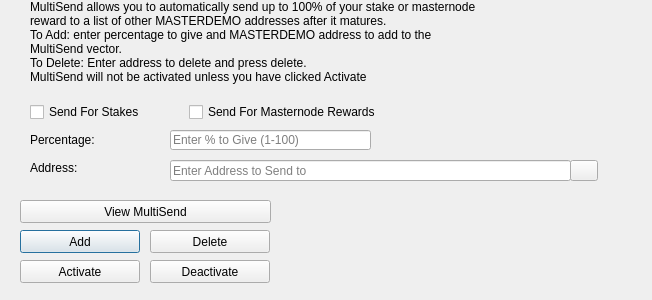
<?xml version="1.0" encoding="UTF-8"?>
<ui version="4.0">
 <class>MultiSendDialog</class>
 <widget class="QDialog" name="MultiSendDialog">
  <property name="windowModality">
   <enum>Qt::NonModal</enum>
  </property>
  <property name="geometry">
   <rect>
    <x>0</x>
    <y>0</y>
    <width>652</width>
    <height>300</height>
   </rect>
  </property>
  <property name="windowTitle">
   <string>MultiSend</string>
  </property>
  <widget class="QLineEdit" name="multiSendPercentEdit">
   <property name="geometry">
    <rect>
     <x>170</x>
     <y>130</y>
     <width>201</width>
     <height>20</height>
    </rect>
   </property>
   <property name="toolTip">
    <string>Enter whole numbers 1 - 100</string>
   </property>
   <property name="placeholderText">
    <string>Enter % to Give (1-100)</string>
   </property>
  </widget>
  <widget class="QLineEdit" name="multiSendAddressEdit">
   <property name="geometry">
    <rect>
     <x>170</x>
     <y>160</y>
     <width>401</width>
     <height>21</height>
    </rect>
   </property>
   <property name="toolTip">
    <string/>
   </property>
   <property name="placeholderText">
    <string>Enter Address to Send to</string>
   </property>
  </widget>
  <widget class="QLabel" name="label_2">
   <property name="geometry">
    <rect>
     <x>30</x>
     <y>0</y>
     <width>451</width>
     <height>121</height>
    </rect>
   </property>
   <property name="lineWidth">
    <number>1</number>
   </property>
   <property name="text">
    <string>MultiSend allows you to automatically send up to 100% of your stake or masternode reward to a list of other MASTERDEMO addresses after it matures.
To Add: enter percentage to give and MASTERDEMO address to add to the MultiSend vector.
To Delete: Enter address to delete and press delete.
MultiSend will not be activated unless you have clicked Activate</string>
   </property>
   <property name="alignment">
    <set>Qt::AlignLeading|Qt::AlignLeft|Qt::AlignTop</set>
   </property>
   <property name="wordWrap">
    <bool>true</bool>
   </property>
  </widget>
  <widget class="QLabel" name="message">
   <property name="geometry">
    <rect>
     <x>290</x>
     <y>200</y>
     <width>351</width>
     <height>91</height>
    </rect>
   </property>
   <property name="text">
    <string/>
   </property>
  </widget>
  <widget class="QPushButton" name="addButton">
   <property name="geometry">
    <rect>
     <x>20</x>
     <y>230</y>
     <width>120</width>
     <height>23</height>
    </rect>
   </property>
   <property name="toolTip">
    <string/>
   </property>
   <property name="statusTip">
    <string>Add to MultiSend Vector</string>
   </property>
   <property name="text">
    <string>Add</string>
   </property>
  </widget>
  <widget class="QPushButton" name="disableButton">
   <property name="geometry">
    <rect>
     <x>150</x>
     <y>260</y>
     <width>120</width>
     <height>23</height>
    </rect>
   </property>
   <property name="statusTip">
    <string>Deactivate MultiSend</string>
   </property>
   <property name="text">
    <string>Deactivate</string>
   </property>
  </widget>
  <widget class="QPushButton" name="addressBookButton">
   <property name="geometry">
    <rect>
     <x>570</x>
     <y>160</y>
     <width>28</width>
     <height>21</height>
    </rect>
   </property>
   <property name="toolTip">
    <string>Choose an address from the address book</string>
   </property>
   <property name="text">
    <string/>
   </property>
   <property name="icon">
    <iconset resource="../masterdemo.qrc">
     <normaloff>:/icons/address-book</normaloff>:/icons/address-book</iconset>
   </property>
   <property name="shortcut">
    <string>Alt+A</string>
   </property>
   <property name="autoDefault">
    <bool>false</bool>
   </property>
  </widget>
  <widget class="QLabel" name="label">
   <property name="geometry">
    <rect>
     <x>30</x>
     <y>130</y>
     <width>121</width>
     <height>20</height>
    </rect>
   </property>
   <property name="toolTip">
    <string>Percentage of stake to send</string>
   </property>
   <property name="text">
    <string>Percentage:</string>
   </property>
  </widget>
  <widget class="QLabel" name="label_5">
   <property name="geometry">
    <rect>
     <x>30</x>
     <y>160</y>
     <width>111</width>
     <height>16</height>
    </rect>
   </property>
   <property name="toolTip">
    <string>Address to send portion of stake to</string>
   </property>
   <property name="text">
    <string>Address:</string>
   </property>
  </widget>
  <widget class="QPushButton" name="deleteButton">
   <property name="geometry">
    <rect>
     <x>150</x>
     <y>230</y>
     <width>120</width>
     <height>23</height>
    </rect>
   </property>
   <property name="toolTip">
    <string/>
   </property>
   <property name="statusTip">
    <string>Delete Address From MultiSend Vector</string>
   </property>
   <property name="text">
    <string>Delete</string>
   </property>
  </widget>
  <widget class="QPushButton" name="activateButton">
   <property name="geometry">
    <rect>
     <x>20</x>
     <y>260</y>
     <width>120</width>
     <height>23</height>
    </rect>
   </property>
   <property name="statusTip">
    <string>Activate MultiSend</string>
   </property>
   <property name="text">
    <string>Activate</string>
   </property>
  </widget>
  <widget class="QPushButton" name="viewButton">
   <property name="geometry">
    <rect>
     <x>20</x>
     <y>200</y>
     <width>251</width>
     <height>23</height>
    </rect>
   </property>
   <property name="toolTip">
    <string/>
   </property>
   <property name="statusTip">
    <string>View MultiSend Vector</string>
   </property>
   <property name="text">
    <string>View MultiSend</string>
   </property>
  </widget>
  <widget class="QWidget" name="horizontalLayoutWidget">
   <property name="geometry">
    <rect>
     <x>30</x>
     <y>100</y>
     <width>351</width>
     <height>24</height>
    </rect>
   </property>
   <layout class="QHBoxLayout" name="horizontalLayout">
    <item>
     <widget class="QCheckBox" name="multiSendStakeCheckBox">
      <property name="text">
       <string>Send For Stakes</string>
      </property>
     </widget>
    </item>
    <item>
     <widget class="QCheckBox" name="multiSendMasternodeCheckBox">
      <property name="text">
       <string>Send For Masternode Rewards</string>
      </property>
     </widget>
    </item>
   </layout>
  </widget>
 </widget>
 <resources>
  <include location="../masterdemo.qrc"/>
 </resources>
 <connections/>
</ui>
